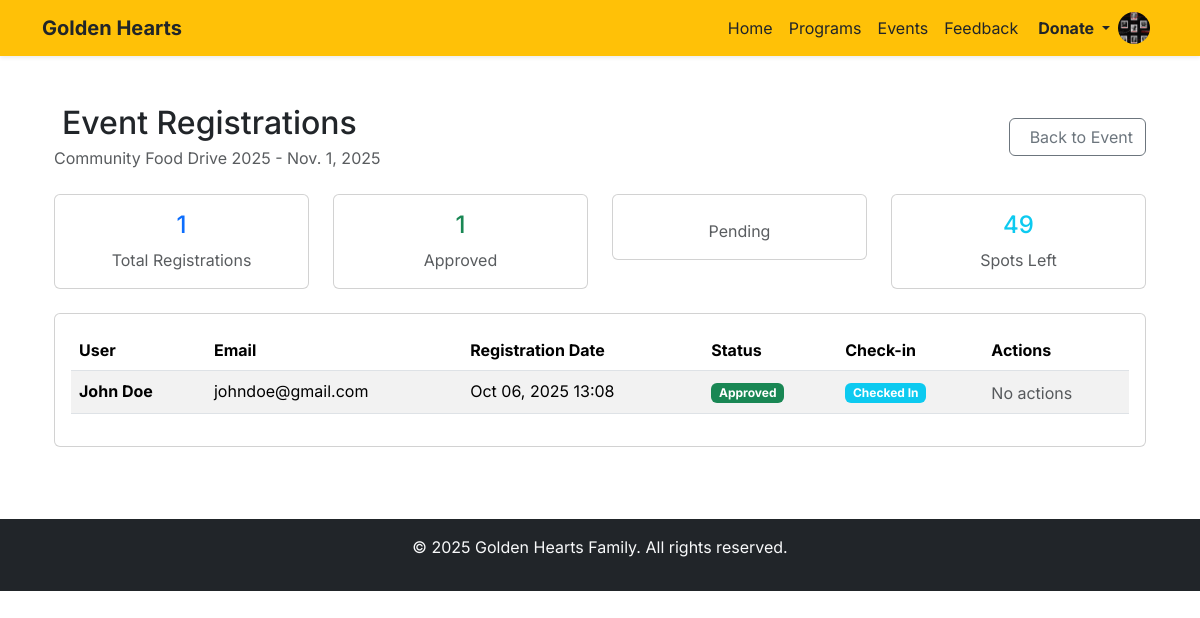
Screenshot of /events/event/1/registrations/ (signed in) with the database file from the repository.
### events/models.py (models this page shows, shortened)
class Event(models.Model):
    title = models.CharField(max_length=200)
    description = models.TextField()
    program = models.ForeignKey(
        Program,
        on_delete=models.CASCADE,
        related_name='events'
    )
    date = models.DateField()
    time = models.TimeField()
    location = models.CharField(max_length=200)
    capacity = models.PositiveIntegerField(default=0)
    is_featured = models.BooleanField(default=False)
    created_at = models.DateTimeField(auto_now_add=True)
    updated_at = models.DateTimeField(auto_now=True)
    created_by = models.ForeignKey(
        settings.AUTH_USER_MODEL,
        on_delete=models.SET_NULL,
        null=True,
        related_name='created_events'
    )
    class Meta:
        ordering = ['-date', '-time']
    @property
    def approved_registrations_count(self):
        return self.registrations.filter(approved=True).count()
    @property
    def available_spots(self):
        return max(0, self.capacity - self.approved_registrations_count)

class Registration(models.Model):
    event = models.ForeignKey(
        Event,
        on_delete=models.CASCADE,
        related_name='registrations'
    )
    user = models.ForeignKey(
        settings.AUTH_USER_MODEL,
        on_delete=models.CASCADE,
        related_name='event_registrations'
    )
    approved = models.BooleanField(default=False)
    is_checked_in = models.BooleanField(default=False)
    registration_date = models.DateTimeField(auto_now_add=True)
    notes = models.TextField(blank=True, null=True)
    class Meta:
        unique_together = ['event', 'user']
        ordering = ['-registration_date']

### accounts/models.py (models this page shows, shortened)
class User(AbstractUser):
    username = None
    email = models.EmailField(unique=True)
    profile_picture = models.ImageField(
        upload_to='profile_pics/',
        null=True,
        blank=True,
    )
    ROLE_CHOICES = (
        ('admin', 'Admin'),
        ('patron', 'Patron'),
    )
    role = models.CharField(max_length=20, choices=ROLE_CHOICES, default='patron')
    USERNAME_FIELD = 'email'
    REQUIRED_FIELDS = []
    objects = CustomUserManager()
    def get_profile_picture_url(self):
        if self.profile_picture and hasattr(self.profile_picture, 'url'):
            try:
                if os.path.exists(self.profile_picture.path):
                    return self.profile_picture.url
            except (ValueError, FileNotFoundError):
                pass
        return None

### events/views.py (the view)
# urls.py: path('event/<int:event_id>/registrations/', views.manage_registrations, name='manage_registrations'),
@user_passes_test(is_admin)
def manage_registrations(request, event_id):
    event = get_object_or_404(Event, id=event_id)
    registrations = event.registrations.select_related('user')
    return render(request, 'events/event_registrations.html', {
        'event': event,
        'registrations': registrations
    })

### events/views.py (called while the page is built)
def is_admin(user):
    return user.is_authenticated and user.role == 'admin'

### events/templates/events/event_registrations.html (shortened to what this page needs)
{% extends 'base.html' %}
{% load static %}
{% block content %}
<div class="container py-4">
    <div class="d-flex justify-content-between align-items-center mb-4">
        <div>
            <h1 class="h2 mb-1">
                Event Registrations
            </h1>
            <p class="text-muted mb-0">{{ event.title }} - {{ event.date }}</p>
        </div>
        <a href="{% url 'events:event_detail' event.id %}" class="btn btn-outline-secondary">
             Back to Event
        </a>
    </div>
    <div class="row mb-4">
        <div class="col-md-3">
            <div class="card text-center">
                <div class="card-body">
                    <h3 class="h4 text-primary">{{ registrations.count }}</h3>
                    <p class="text-muted mb-0">Total Registrations</p>
                </div>
            </div>
        </div>
        <div class="col-md-3">
            <div class="card text-center">
                <div class="card-body">
                    <h3 class="h4 text-success">{{ event.approved_registrations_count }}</h3>
                    <p class="text-muted mb-0">Approved</p>
                </div>
            </div>
        </div>
        <div class="col-md-3">
            <div class="card text-center">
                <div class="card-body">
                    <p class="text-muted mb-0">Pending</p>
                </div>
            </div>
        </div>
        <div class="col-md-3">
            <div class="card text-center">
                <div class="card-body">
                    <h3 class="h4 text-info">{{ event.available_spots }}</h3>
                    <p class="text-muted mb-0">Spots Left</p>
                </div>
            </div>
        </div>
    </div>
    <div class="card">
        <div class="card-body">
            {% if registrations %}
            <div class="table-responsive">
                <table class="table table-striped table-hover">
                    <thead>
                        <tr>
                            <th>User</th>
                            <th>Email</th>
                            <th>Registration Date</th>
                            <th>Status</th>
                            <th>Check-in</th>
                            <th>Actions</th>
                        </tr>
                    </thead>
                    <tbody>
                        {% for reg in registrations %}
                        <tr>
                            <td>
                                <strong>{{ reg.user.get_full_name|default:reg.user.email }}</strong>
                            </td>
                            <td>{{ reg.user.email }}</td>
                            <td>{{ reg.registration_date|date:"M d, Y H:i" }}</td>
                            <td>
                                {% if reg.approved %}
                                    <span class="badge bg-success">Approved</span>
                                {% else %}
                                    <span class="badge bg-warning text-dark">Pending</span>
                                {% endif %}
                            </td>
                            <td>
                                {% if reg.is_checked_in %}
                                    <span class="badge bg-info">Checked In</span>
                                {% elif reg.approved and not event.is_past %}
                                    <span class="badge bg-secondary">Not Checked In</span>
                                {% else %}
                                    <span class="badge bg-light text-muted">N/A</span>
                                {% endif %}
                            </td>
                            <td>
                                <div class="btn-group btn-group-sm">
                                    {% if not reg.approved %}
                                        <form method="post" action="{% url 'events:approve_registration' reg.id %}" class="d-inline">
                                            {% csrf_token %}
                                            <button type="submit" class="btn btn-success btn-sm">
                                                <i class="fas fa-check"></i> Approve
                                            </button>
                                        </form>
                                        <form method="post" action="{% url 'events:reject_registration' reg.id %}" class="d-inline">
                                            {% csrf_token %}
                                            <button type="submit" class="btn btn-danger btn-sm"
                                                    onclick="return confirm('Are you sure you want to reject this registration?')">
                                                <i class="fas fa-times"></i> Reject
                                            </button>
                                        </form>
                                    {% else %}
                                        <span class="text-muted">No actions</span>
                                    {% endif %}
                                </div>
                            </td>
                        </tr>
                        {% endfor %}
                    </tbody>
                </table>
            </div>
            {% else %}
            <div class="text-center py-5">
                <i class="fas fa-user-slash fa-3x text-muted mb-3"></i>
                <h4>No Registrations Yet</h4>
                <p class="text-muted">No one has registered for this event yet.</p>
            </div>
            {% endif %}
        </div>
    </div>
</div>
{% endblock %}

### templates/base.html (style rules this page uses)
body { font-family: 'Inter', sans-serif; }

### rows the page displays
Event: title "Community Food Drive 2025", date "Nov. 1, 2025", approved_registrations_count "1", available_spots "49"
Registration: user.get_full_name "John Doe", user.email "johndoe@gmail.com", registration_date "Oct 06, 2025 13:08", approved "Approved", is_checked_in "Checked In"

### other values shown
{{ registrations.count }} "1"
